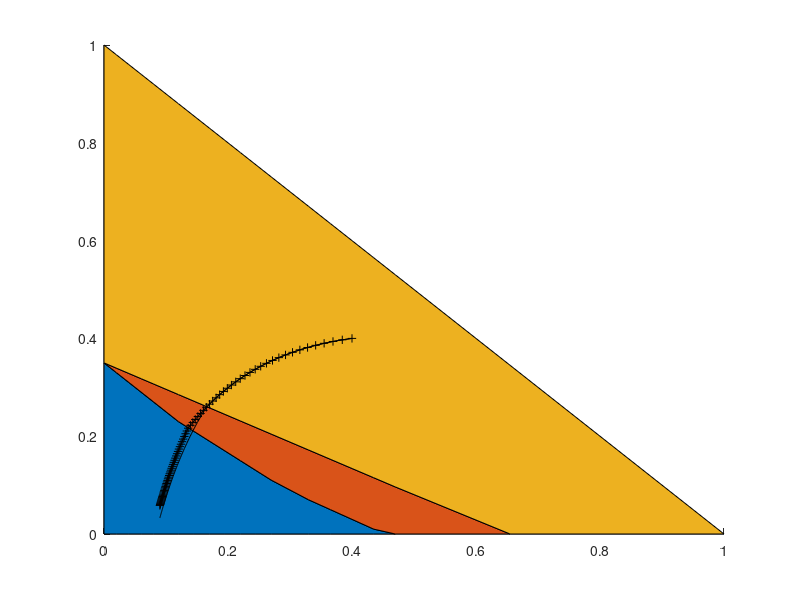

The MATLAB script that drew this image:
function plot_region_trajec_ms04_mi04()

figure
hold on
x=[0 0.02 0.04 0.06 0.08 0.1 0.12 0.145 0.17 0.195...
    0.22 0.245 0.27 0.3 0.33 0.365 0.4 0.435 0.47 0.655 1];
lin1=0.35:-0.02:0.01;
% switching curve of mean-field equilibrium
lin1=[lin1 0 0 0];
% switching curve of mean-field optimum
lin2_=0.35-0.54.*x-lin1;
lin2=max(0,lin2_);
% line required for the region plot
lin3=-x+1-lin2-lin1;
area(x,[lin1;lin2;lin3]');
% trajectory of the dynamics of the mean-field equilibrium 
%   obtained from equilibrium.py
tray_eq=[0.4 0.4
0.38432 0.39708
0.369336577651 0.393726802349
0.355027719066 0.389971266872
0.341370547391 0.385844210116
0.328341584924 0.381376153439
0.315916988576 0.376597104338
0.304072758803 0.371536369916
0.292784922718 0.366222400911
0.282029692485 0.360682664284
0.271783600435 0.354943542163
0.26202361256 0.349030254744
0.252727222153 0.342966804728
0.243872525438 0.336775940848
0.235438281042 0.330479138149
0.227403955097 0.324096592742
0.219749753713 0.317647228939
0.212456644452 0.311148716807
0.20550636831 0.304617498341
0.198881443613 0.298068820666
0.19256516309 0.291516774798
0.186541585264 0.284974338713
0.180795521173 0.278453423588
0.175312517337 0.271964922252
0.170078835738 0.265518759015
0.165081431518 0.259123940173
0.161958743296 0.252788604579
0.158970026592 0.246550537216
0.156108853974 0.240412615226
0.153369124711 0.234377284033
0.150745049271 0.228446588606
0.148231134236 0.222622203156
0.145822167694 0.216905459284
0.143513205123 0.211297372591
0.141299555811 0.205798667803
0.139176769806 0.200409802433
0.137140625413 0.195130989037
0.135187117244 0.189962216106
0.133312444805 0.184903267658
0.131513001618 0.179953741575
0.129785364879 0.175113066747
0.12812628561 0.170380519079
0.126532679328 0.165755236415
0.125001617173 0.161236232441
0.123530317517 0.156822409612
0.122116138007 0.152512571171
0.120756568036 0.148305432296
0.119449221619 0.144199630434
0.118191830665 0.140193734876
0.11698223861 0.136286255608
0.115818394408 0.132475651481
0.114698346848 0.128760337762
0.113620239203 0.125138693079
0.112582304161 0.121609065823
0.111582859056 0.118169780026
0.110620301357 0.114819140754
0.109693104416 0.111555439057
0.108799813459 0.108376956488
0.107939041796 0.10528196924
0.10710946725 0.102268751909
0.106309828788 0.099335580926
0.10553892334 0.0964807376701
0.104795602798 0.093702511287
0.104078771184 0.0909992012393
0.103387381976 0.0883691196022
0.102720435585 0.0858105931271
0.102076976975 0.0833219650878
0.101456093411 0.0809015969268
0.100856912332 0.0785478697172
0.100278599353 0.076259185452
0.0997203563587 0.0740339681773
0.0991814197194 0.0718706649781
0.0986610585944 0.0697677468314
0.0981585733321 0.0677237093344
0.0976732939558 0.06573707332
0.0972045787323 0.0638063853673
0.0967518128171 0.0619302182165
0.0963144069729 0.0601071710959
0.0958917963555 0.0583358699683
0.095483439366 0.0566149677039
0.095088816562 0.0549431441868
0.0947074296272 0.0533191063587
0.0943388003947 0.0517415882091
0.0939824699213 0.0502093507129
0.0936379976094 0.0487211817238
0.0933049603748 0.0472758958254
0.092982951857 0.0458723341456
0.0926715816693 0.044509364137
0.0923704746876 0.0431858793277
0.0920792703749 0.0419007990449
0.0917976221396 0.0406530681151
0.0915251967257 0.0394416565428
0.0912616736334 0.0382655591713
0.0910067445684 0.0371237953266
0.090760112918 0.0360154084475
0.0905214932527 0.0349394657044
0.0902906108523 0.0338950576067
0.090067201254 0.0328812976023];
% trajectory of the dynamics of the mean-field optimum 
%   obtained from global_optimum.py
tray_opt=[0.4 0.4
0.38432 0.39708
0.369336577651 0.393726802349
0.355027719066 0.389971266872
0.341370547391 0.385844210116
0.328341584924 0.381376153439
0.315916988576 0.376597104338
0.304072758803 0.371536369916
0.292784922718 0.366222400911
0.282029692485 0.360682664284
0.271783600435 0.354943542163
0.26202361256 0.349030254744
0.252727222153 0.342966804728
0.243872525438 0.336775940848
0.235438281042 0.330479138149
0.227403955097 0.324096592742
0.219749753713 0.317647228939
0.212456644452 0.311148716807
0.20550636831 0.304617498341
0.198881443613 0.298068820666
0.19256516309 0.291516774798
0.186541585264 0.284974338713
0.180795521173 0.278453423588
0.175312517337 0.271964922252
0.170078835738 0.265518759015
0.165081431518 0.259123940173
0.160307928981 0.252788604579
0.155746596401 0.246520073802
0.151386320079 0.240324901466
0.147216577999 0.234208921442
0.143227413395 0.228177294634
0.13940940847 0.22223455417
0.135753658481 0.216384648848
0.133609282917 0.210630984728
0.131554898315 0.204997338388
0.129586204822 0.19948362903
0.127699130994 0.194089550398
0.125889821109 0.188814591694
0.124154623141 0.183658057064
0.122490077371 0.178619083752
0.120892905597 0.173696658969
0.11936000095 0.168889635563
0.117888418255 0.164196746561
0.116475364939 0.159616618627
0.115118192454 0.155147784532
0.11381438818 0.150788694671
0.112561567799 0.146537727696
0.111357468104 0.14239320033
0.110199940227 0.138353376396
0.109086943259 0.134416475125
0.108016538244 0.130580678798
0.106986882523 0.126844139743
0.10599622441 0.123204986755
0.105042898181 0.119661330968
0.104125319351 0.116211271217
0.103241980243 0.112852898926
0.102391445799 0.109584302559
0.101572349652 0.106403571663
0.100783390414 0.103308800535
0.100023328198 0.100298091531
0.0992909813267 0.0973695580618
0.0985852232418 0.0945213272775
0.0979049795928 0.0917515424809
0.0972492254915 0.0890583652816
0.096616982927 0.0864399775132
0.0960073183293 0.0838945829317
0.0954193402725 0.0814204087116
0.0948521973095 0.0790157067565
0.0943050759308 0.0766787548387
0.0937771986376 0.0744078575803
0.0932678221254 0.0722013472908
0.092776235569 0.070057584671
0.0923017590036 0.067974959396
0.0918437417962 0.0659518905854
0.0914015612022 0.063986827173
0.0909746210015 0.0620782481819
0.0905623502092 0.0602246629156
0.0901642018572 0.0584246110712];
plot(tray_eq(:,1),tray_eq(:,2),'k-')
plot(tray_opt(:,1),tray_opt(:,2),'k-+')
hold off

end
